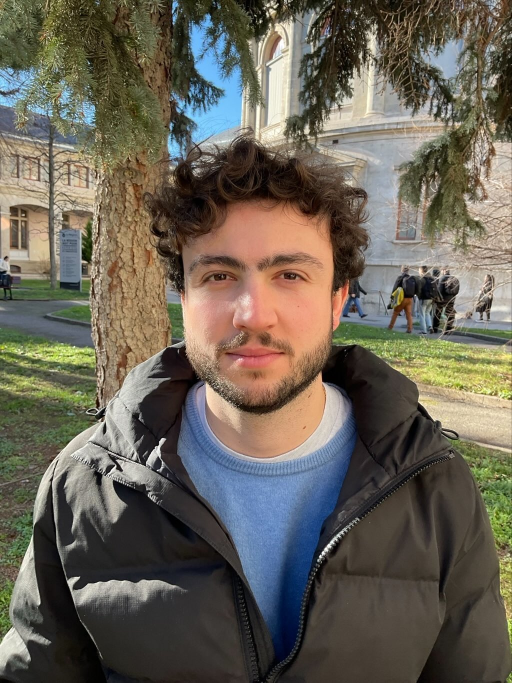
#> input picture images/moicassou.jpg, 1024 x 1365 px (shown at 1/2 size)
$ jupyter execute --allow-errors main.ipynb   (shell and % lines are left out)
#> lines starting #> are read from the running program, lines starting #| are printed output that depends on the picture
[cell 1]
img_dict = {}

for i in range(0, 255):
    img_dict[i] = []

[cell 2]
import requests
from dotenv import load_dotenv
import os

load_dotenv()
#> (the rest of this cell did not finish here and is left out)

#> (a cell that did not finish here is left out)

#> (a cell that did not finish here is left out)

#> (a cell that did not finish here is left out)

#> (a cell that did not finish here is left out)

[cell 7]
from io import BytesIO

#> (a cell that did not finish here is left out)

[cell 9]
import PIL.Image
import PIL.ImageChops

#> (the rest of this cell did not finish here and is left out)

[cell 10]
import PIL.ImageStat

#> (the rest of this cell did not finish here and is left out)

#> (a cell that did not finish here is left out)

#> (a cell that did not finish here is left out)

#> (a cell that did not finish here is left out)

## create dirs if not exist

[cell 14]
# for i in range(0, 255):
#     path = f"./bdd/{i}"
#     os.makedirs(path, exist_ok=True)

# Load an image and resize

[cell 15]
image = PIL.Image.open("./images/moicassou.jpg")
#> image is the input picture: PIL image 1024x1365 RGB; mean R, G, B 105.6, 99.4, 87.4

[cell 16]
gray_image = image.convert("L")
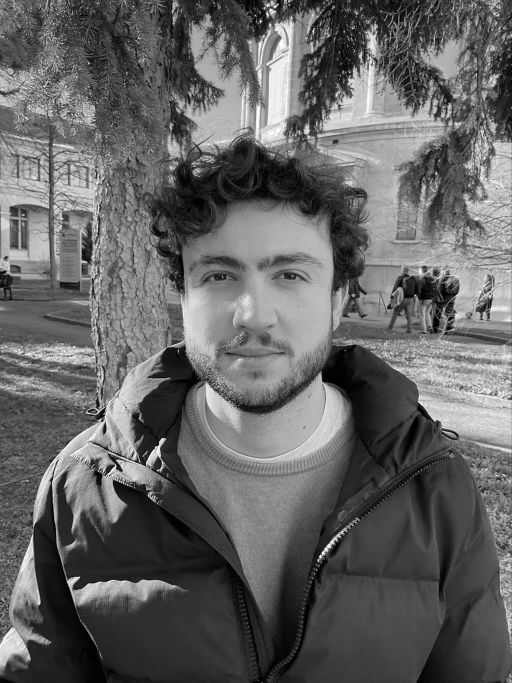
#> gray_image: PIL image 1024x1365 L (shown at 1/2 size); min 0, max 255, mean 99.9

[cell 17]
import PIL.Image

width, height = gray_image.size
#> width = 1024; height = 1365
new_w = width
#> new_w = 1024
new_h = height
#> new_h = 1365
resized_img = gray_image.resize([new_w, new_h], resample=PIL.Image.BILINEAR)

[cell 18]
resized_img

[cell 19]
import numpy as np
gray_image_arr = np.asarray(resized_img)

[cell 20]
gray_image_arr.shape
#> Out = (1365, 1024)

[cell 21]
# remplir tous les pixels par des images de GIF de taille définie
from src.constants import TAILLE_DALLE

output_arr = np.zeros((TAILLE_DALLE * new_w, TAILLE_DALLE * new_h))
print("new_w", new_w)
#| new_w 1024
print("new_h : ", new_h)
#| new_h :  1365
print('dims : ', output_arr.shape)
#| dims :  (10240, 13650)
#> (reads image_bdd.json from the repository)
#> `value = gray_image_arr[i, j]`: value = 124
#> `index = np.random.randint(len(dict_url[str(gray_image_arr[i,j])]))`: index = 0

[cell 22]
def load_img_from_url(url):
    res = requests.get(url=url, timeout=5)
    image_data = BytesIO(res.content)
    image = PIL.Image.open(image_data).convert("L")
    return image

[cell 23]
import json
from tqdm import tqdm

#> (the rest of this cell did not finish here and is left out)
